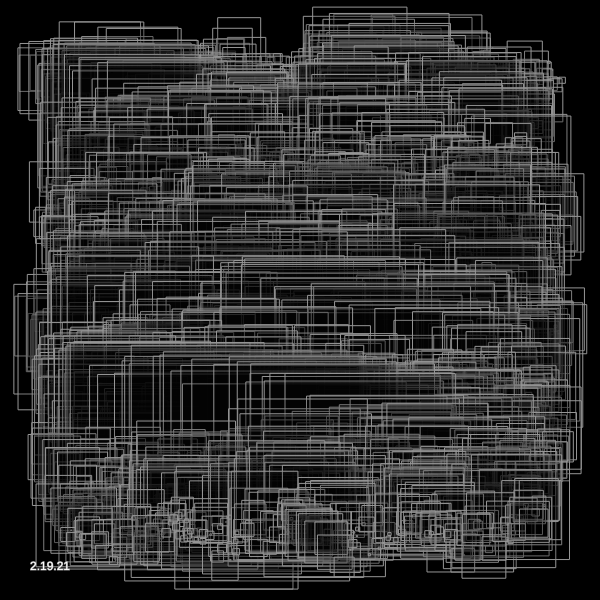
Frame 1 (no input)
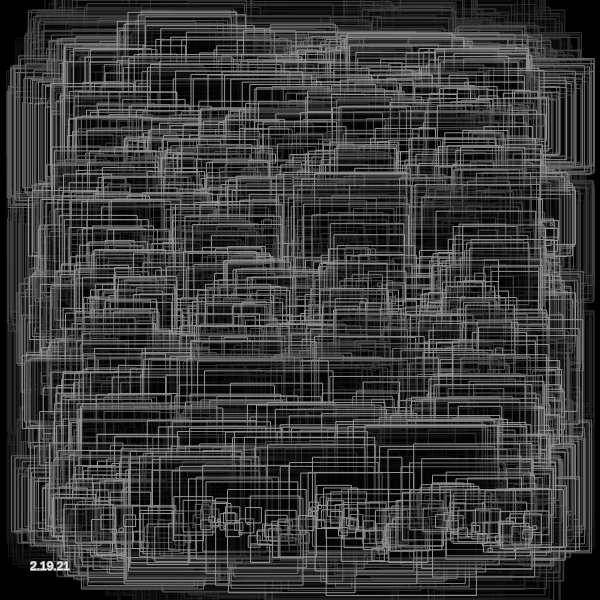
Frame 60 (no input)
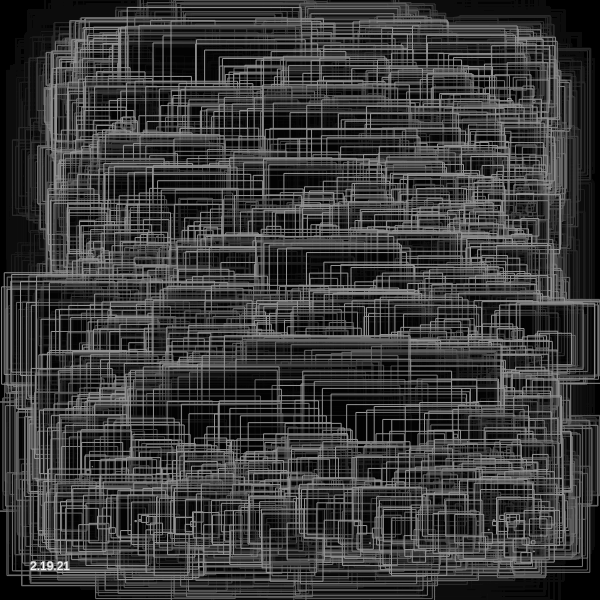
Frame 120 (the mouse pressed at the canvas centre since frame 60)

The p5.js sketch that drew these frames (run headless with seeded random() and noise() and a simulated clock; from frame 60 on, the mouse is pressed at the canvas centre):

// p5.js sketch
// ── sketch.js
/*
Mod from
kusakari
*/

let aryObjects_ = [];
let aryXY_ = [];
let aryNoiseXY_ = [];
let xyStep_;
let noiseStep_;
let noiseXStart_;
let noiseX_;
let noiseYStart_;
let noiseY_;
let noiseT_;
let deg_;
let divideNum_;
let scale_;

function setup () {
    var canvas;
    if(windowWidth>=600 && windowHeight >=600){
      canvas = createCanvas(600, 600);
    }
    else{
      canvas = createCanvas(windowWidth, windowHeight - 100);
    }

    var x = (windowWidth - width) / 2;
    var y = (windowHeight - height) / 2;

    canvas.position(x, y);

    background(0);
    noStroke();
    fill(255);
    rectMode(CENTER);
    divideNum_ = 80;
    xyStep_ = width/divideNum_;
    noiseStep_ = 0.4*1;
    noiseXStart_ = random(40);
    noiseX_ = noiseXStart_;
    noiseYStart_ = random(10);
    noiseY_ = noiseYStart_;
    noiseT_ = random(20);
    deg_ = 2;
    scale_ = width/691*30;
    aryNoiseXY_ = set_noise(aryNoiseXY_);
    aryXY_ = set_xy(aryXY_);
}

function draw() {
  noiseT_ += noiseStep_ * 0.2;
  aryNoiseXY_ = update_noise(aryNoiseXY_);
  aryXY_ = set_xy(aryXY_);
  background(0, 10);
  noFill();
  stroke(150)
  fill(0, 40)
  for (let iY = 1; iY < aryXY_.length; iY++) {
    for (let iX = 1; iX < aryXY_[iY].length; iX++) {
      let wx = aryXY_[iY][iX][0]-aryXY_[iY-1][iX-1][0];
      let wy = aryXY_[iY][iX][1]-aryXY_[iY-1][iX-1][1];
      rect(aryXY_[iY-1][iX-1][0] + wx/2, aryXY_[iY-1][iX-1][1] + wy/2,
              wx*3 , wx*3)
    }
  }
  fill(255)
  text("2.19.21", 30, height-30)
}

function set_noise(aryNoiseXY) {
  aryNoiseXY = []
  let iY = 0;
  let iX;
  for (let y = 0; y < height; y+=xyStep_) {
    aryNoiseXY[iY] = [];
    noiseX_ = noiseXStart_;
    iX = 0;
    for (let x = 0; x < height; x+=xyStep_) {
      aryNoiseXY[iY][iX] = []
      aryNoiseXY[iY][iX].push(noiseX_, noiseY_, noiseT_);
      noiseX_ += noiseStep_*2;
      iX++;
    }
    noiseY_ += noiseStep_*2;
    iY++;
  }
  return aryNoiseXY;
}

function update_noise(aryNoiseXY) {
  for (let iY = 0; iY < aryNoiseXY.length; iY++) {
    for (let iX = 0; iX < aryNoiseXY[iY].length; iX++) {
      aryNoiseXY[iY][iX][2] = noiseT_;
    }
  }
  return aryNoiseXY;
}

function calc_sumNoiseX(ary, selectY) {
  let sum = 0;
  for (let i = 0; i < ary[selectY].length; i++) {
    sum += pow(noise(ary[selectY][i][0], ary[selectY][i][1], ary[selectY][i][2]), deg_);
  }
  return sum;
}

function calc_sumNoiseY(ary, selectX) {
  let sum = 0;
  for (let i = 0; i < ary.length; i++) {
    sum += pow(noise(ary[i][selectX][0], ary[i][selectX][1], ary[i][selectX][2]), deg_);
  }
  return sum;
}

function set_xy(aryXY) {
  aryXY = [];
  let noiseVal;
  for (let i = 0; i < aryNoiseXY_.length; i++) {
    aryXY[i] = [];
    let sumNoiseX = calc_sumNoiseX(aryNoiseXY_, i);
    let currentSumNoiseX = 0;
    for (let j = 0; j < aryNoiseXY_[i].length; j++) {
      noiseVal = pow(noise(aryNoiseXY_[i][j][0], aryNoiseXY_[i][j][1], aryNoiseXY_[i][j][2]), deg_);
      aryXY[i][j] = [];
      currentSumNoiseX += noiseVal*scale_;
      aryXY[i][j][0] = width/2 - sumNoiseX/2*scale_ + currentSumNoiseX;
    }
  }
  for (let j = 0; j < aryNoiseXY_[0].length; j++) {
    let sumNoiseY = calc_sumNoiseY(aryNoiseXY_, j);
    let currentSumNoiseY = 0;
    for (let i = 0; i < aryNoiseXY_.length; i++) {
      noiseVal = pow(noise(aryNoiseXY_[i][j][0], aryNoiseXY_[i][j][1], aryNoiseXY_[i][j][2]), deg_);
      currentSumNoiseY += noiseVal*scale_;
      aryXY[i][j][1] = height/2 - sumNoiseY/2*scale_ + currentSumNoiseY;
    }
  }
  return aryXY;
}
